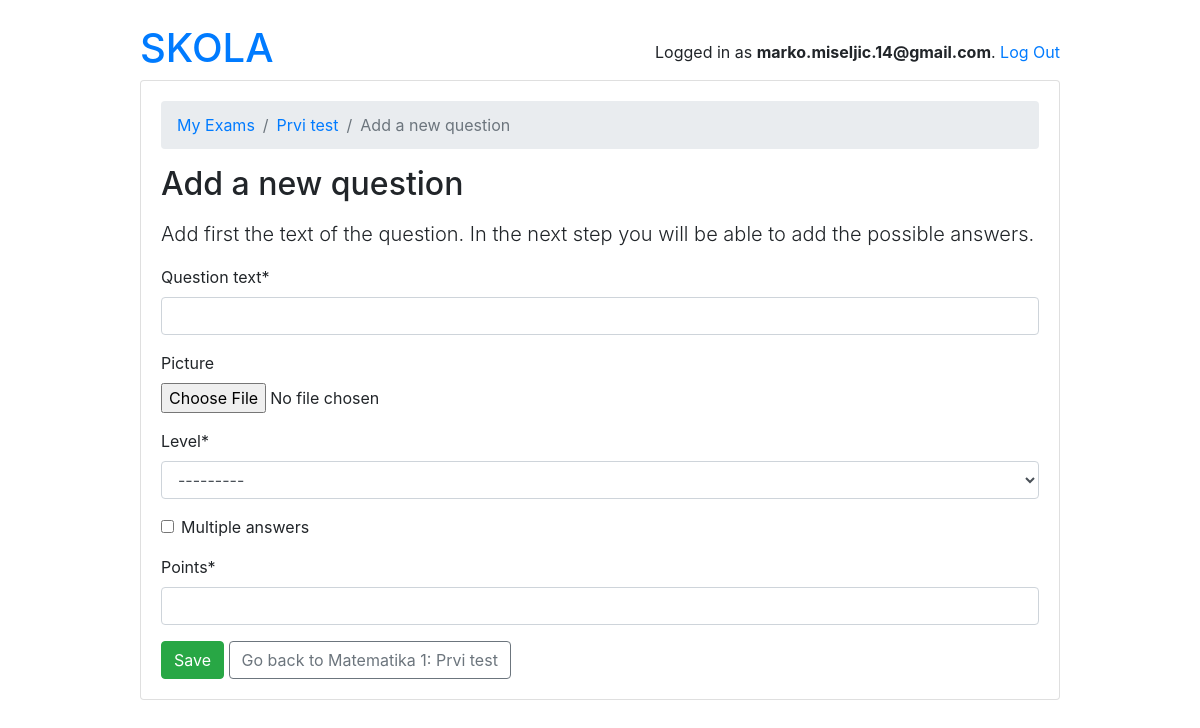
The app's page /teachers/exam/1/question/add/ (signed in) with its own data.
### account/models.py (models this page shows, shortened)
class User(AbstractBaseUser):
    first_name = models.CharField(max_length=220)
    last_name = models.CharField(max_length=220)
    email = models.EmailField(
        verbose_name='Email address',
        max_length=255,
        unique=True
    )
    username = models.CharField(max_length=40, unique=True)
    date_joined = models.DateTimeField(verbose_name="date joined", auto_now_add=True)
    last_login = models.DateTimeField(verbose_name="last login", auto_now=True)
    is_admin = models.BooleanField(default=False)
    is_staff = models.BooleanField(default=False)
    is_superuser = models.BooleanField(default=False)
    proflie_image = models.ImageField(max_length=255, upload_to=get_profile_image_filepath, null=True, blank=True)
    is_student = models.BooleanField(default=False)
    is_teacher = models.BooleanField(default=False)
    is_active = models.BooleanField(default=True)
    objects = MyAccountManager()
    USERNAME_FIELD = 'email'
    REQUIRED_FIELDS = ['username']

### school/models.py (models this page shows, shortened)
class Exam(models.Model):
    type = models.CharField(max_length=100)
    active = models.BooleanField(default=False)
    duration = models.IntegerField()
    nuber_of_questions = models.IntegerField()
    required_score_to_pass = models.IntegerField(help_text="required score in %")
    subject  = models.ForeignKey(Subject, on_delete=models.CASCADE)
    owner = models.ForeignKey('account.User', on_delete=models.CASCADE, related_name='exams')
    def __str__(self):
        return f"{self.subject}: {self.type}"

class Subject(models.Model):
    name = models.CharField(max_length=220)
    school = models.ManyToManyField(School)
    def __str__(self):
        return self.name

### account/views.py (the view, shortened to what this page needs)
# urls.py: path('exam/<int:pk>/question/add/', question_add, name='question_add'),
@login_required
def question_add(request, pk):
    exam = get_object_or_404(Exam, pk=pk, owner=request.user)
    form = QuestionForm()
    return render(request, 'teachers/question_add_form.html', {'exam': exam, 'form': form})

### account/forms.py
class QuestionForm(forms.ModelForm):
    class Meta:
        model = Question
        fields = ('question_text', 'picture', 'level', 'multiple_answers', 'points')

### templates/teachers/question_add_form.html (shortened to what this page needs)
{% extends 'base.html' %}
{% load crispy_forms_tags %}
{% block content %}
  <nav aria-label="breadcrumb">
    <ol class="breadcrumb">
      <li class="breadcrumb-item"><a href="{% url 'teachers:exam_change_list' %}">My Exams</a></li>
      <li class="breadcrumb-item"><a href="{% url 'teachers:exam_change' exam.pk %}">{{ exam.type }}</a></li>
      <li class="breadcrumb-item active" aria-current="page">Add a new question</li>
    </ol>
  </nav>
  <h2 class="mb-3">Add a new question</h2>
  <p class="lead">Add first the text of the question. In the next step you will be able to add the possible answers.</p>
  <form method="POST" novalidate>
    {{ form|crispy }}
    <button type="submit" class="btn btn-success">Save</button>
    <a href="{% url 'teachers:exam_change' exam.pk %}" class="btn btn-outline-secondary" role="button">Go back to {{exam}}</a>
  </form>
{% endblock %}

### templates/base.html (shortened to what this page needs)
{% load static %}
<!doctype html>
<html lang="eng">
<head>
    <link rel="stylesheet" href="https://cdn.jsdelivr.net/npm/bootstrap@4.5.3/dist/css/bootstrap.min.css"
>
</head>
<body>
    <div class="container my-4">
        <div class="row justify-content-center">
            <div class="col-md-10 col-sm-12">
                <div class="row">
                    <div class="col-6">
                        <h1><a href="{% url 'home' %}">SKOLA</a></h1>
                    </div>
                    <div class="col-6 text-right">
                        {% if user.is_authenticated %}
                        <p class="pt-3">Logged in as <strong>{{user.email}}</strong>. <a href="{% url 'logout' %}">Log Out</a></p>
                        {% else %}
                        <a href="{% url 'login' %}" class="btn btn-light" role="button">Log in</a>
                        {% endif %}
                    </div>
                </div>
                <div class="card mb-3">
                    <div class="card-body">
                        {% block content %}
                        {% endblock content %}
                    </div>
                </div>
            </div>
        </div>
    </div>
</body>
</html>

### records on screen
User: email "marko.miseljic.14@gmail.com"
Exam: type "Prvi test", subject+type "Matematika 1: Prvi test"
